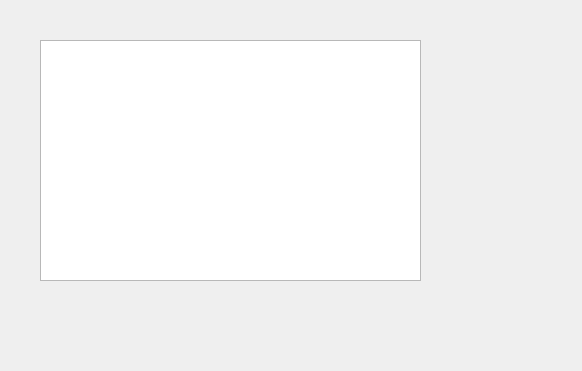
<?xml version="1.0" encoding="UTF-8"?>
<ui version="4.0">
 <class>FontEditor</class>
 <widget class="QWidget" name="FontEditor">
  <property name="geometry">
   <rect>
    <x>0</x>
    <y>0</y>
    <width>582</width>
    <height>371</height>
   </rect>
  </property>
  <property name="windowTitle">
   <string>Form</string>
  </property>
  <widget class="QListView" name="listView">
   <property name="geometry">
    <rect>
     <x>40</x>
     <y>40</y>
     <width>381</width>
     <height>241</height>
    </rect>
   </property>
  </widget>
 </widget>
 <resources/>
 <connections/>
</ui>
